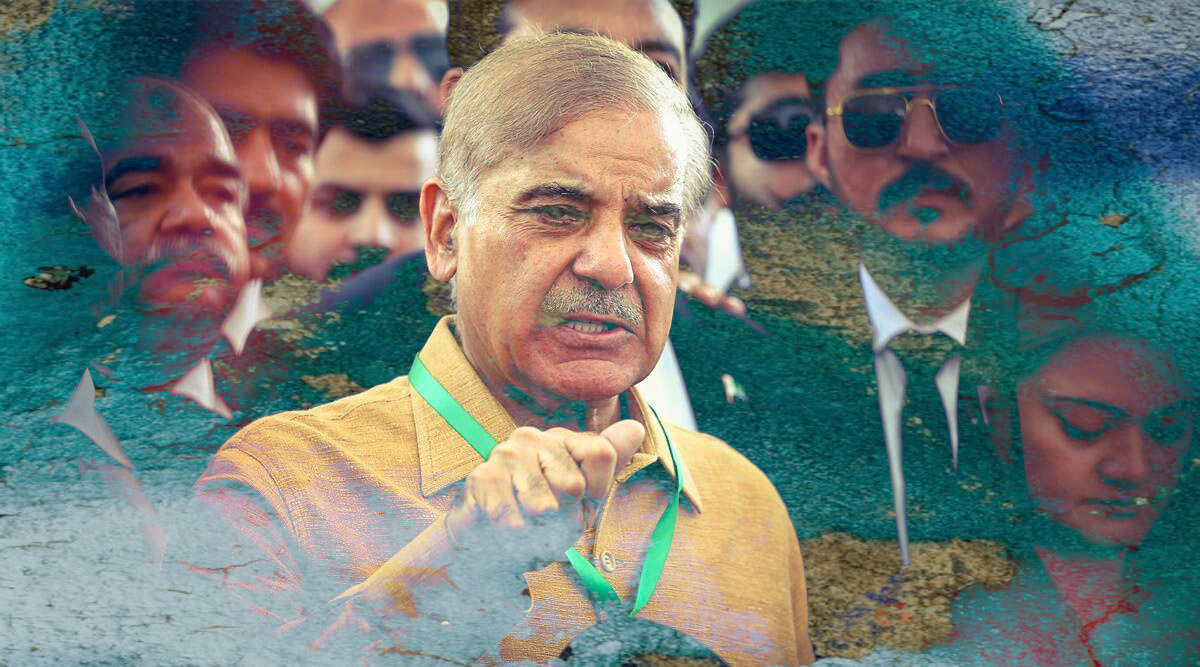
#> input picture test.jpg, 1200 x 667 px
$ python detect_face_image.py
#> lines starting #> are read from the running program, lines starting #| are printed output that depends on the picture; after the words box and inside, x2 and y2 are one past the last pixel; in counts of white or black regions, pixels touching at a corner belong together
import cv2
face_cascade = cv2.CascadeClassifier('haarcascade_frontalface_default.xml')

img = cv2.imread('test.jpg')
#> img is the input picture: shape (667, 1200, 3); mean B, G, R 116.4, 121, 109.2
gray = cv2.cvtColor(img, cv2.COLOR_BGR2GRAY)
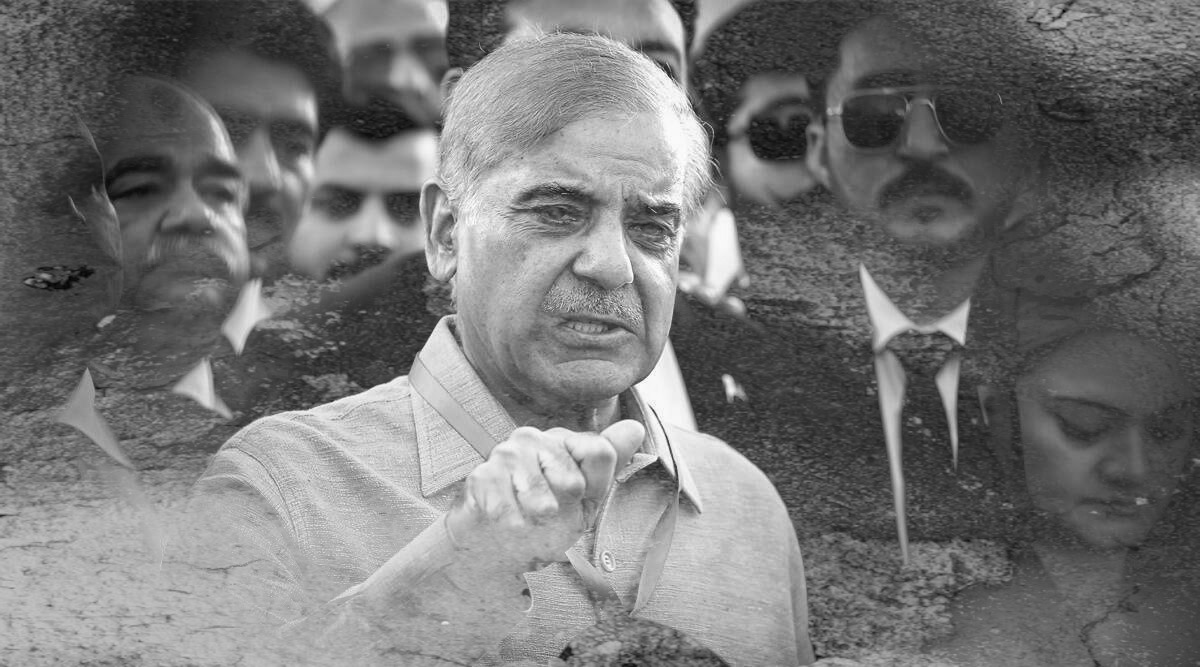
#> gray: shape (667, 1200); min 2, max 254, mean 117
faces = face_cascade.detectMultiScale(gray, 1.1, 4)
#> faces = [[274, 129, 198, 198], [465, 113, 278, 278]]
for (x, y, w, h) in faces:
    cv2.rectangle(img, (x, y), (x + w, y + h), (33, 26, 237), 2)
#> this loop made 2 passes
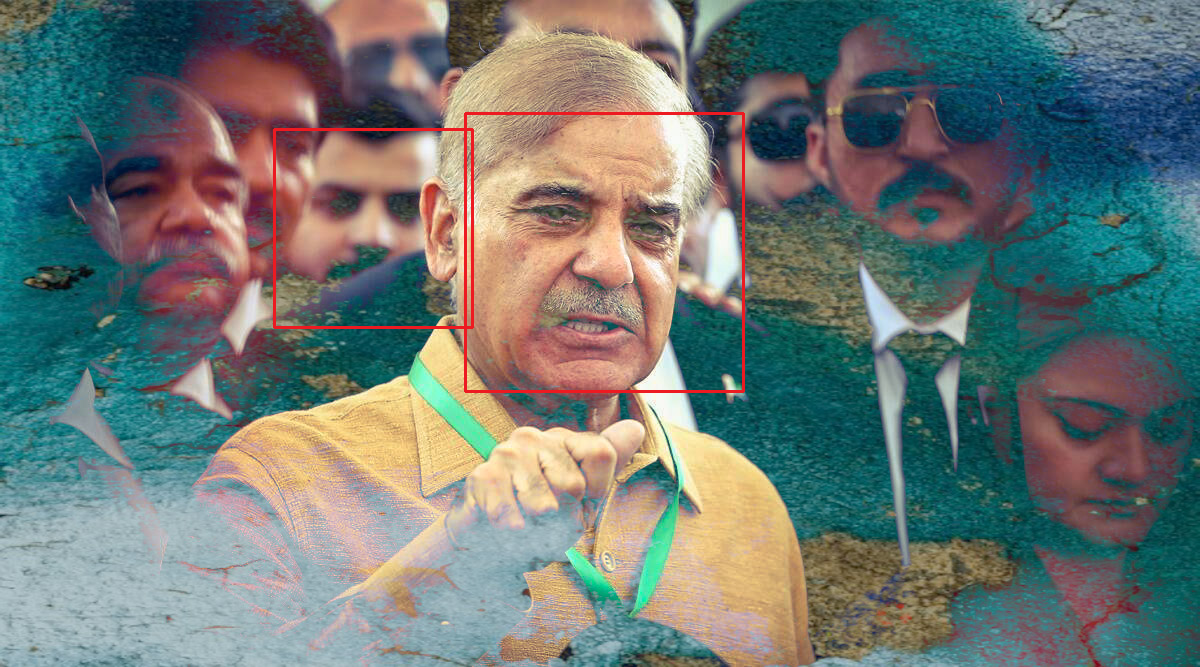
#> img: shape (667, 1200, 3); 0.71% of pixels changed, all inside (x1, y1, x2, y2) = (273, 112, 745, 393)

cv2.imshow('Enemy Spotted', img)
cv2.waitKey()
